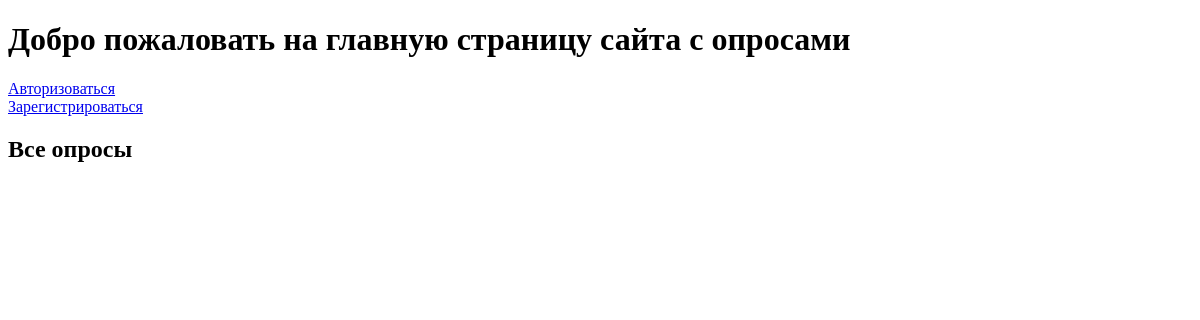
The app's page /, older data.
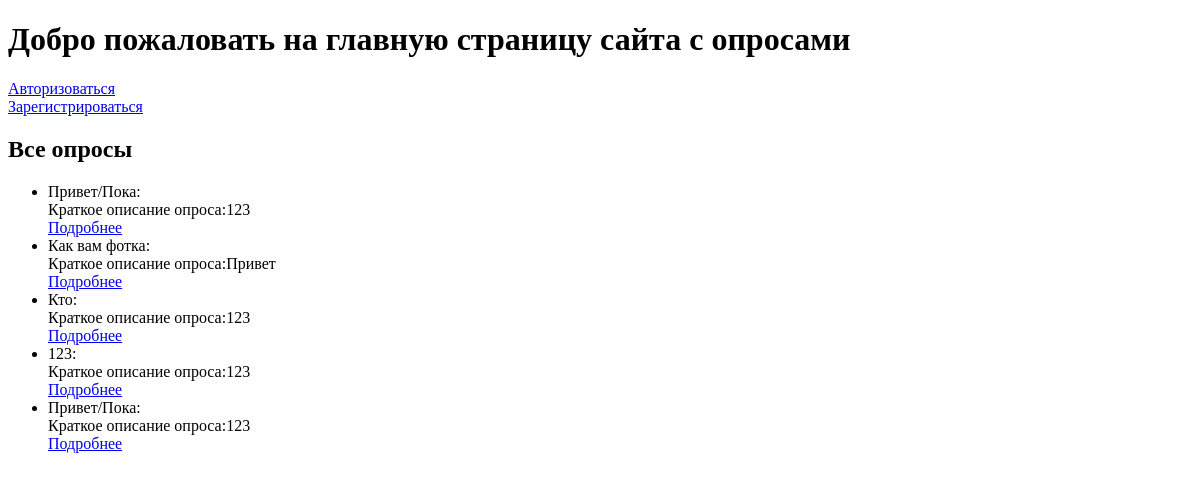
The same page, newer data.
### miniblog_profile/models.py (models this page shows, shortened)
class Poll(models.Model):
    user = models.ForeignKey(User, on_delete=models.CASCADE)  # Поле для связи с пользователем
    question = models.TextField()
    poll_avatar = models.ImageField(upload_to='media/')
    full_description = models.TextField(max_length=254)
    short_description = models.CharField(max_length=30)
    begin_date = models.DateTimeField(auto_now_add=True)
    end_date = models.DateTimeField(auto_now_add=True)
    voting_duration = models.DurationField(default=timedelta(hours=2))

### miniblog_profile/views.py (the view)
# urls.py: path('', index, name='index'),
def index(request):
    all_polls = Poll.objects.all()
    if isinstance(request.user, AnonymousUser):
        user_polls = None
    else:
        user_polls = Poll.objects.filter(~Q(user=request.user) & Q(user__isnull=False))
    return render(request, 'index.html', {'all_polls': all_polls, 'user_polls': user_polls})

### miniblog_profile/templates/index.html (shortened to what this page needs)
<!DOCTYPE html>
<html lang="en">
<head>
</head>
<body>
    {% if user.is_authenticated %}
        <h1>Добро пожаловать на главную страницу сайта с опросами</h1>
        <a href="{% url 'profile' %}">Профиль пользователя</a>
        <br>
        <a href="{% url 'logout' %}">Выйти</a>
    {% else %}
        <h1>Добро пожаловать на главную страницу сайта с опросами</h1>
        <div>
            <a href="{% url 'login' %}">Авторизоваться</a>
            <br>
            <a href="{% url 'register' %}">Зарегистрироваться</a>
        </div>
    {% endif %}
<h2>Все опросы</h2>
<ul>
    {% for poll in all_polls %}
        <li>{{ poll.question }}:
            <br>
            Краткое описание опроса:{{ poll.short_description }}
            <br>
            <a href="{% url 'poll_detail' poll_id=poll.id %}">Подробнее</a>
        </li>
    {% endfor %}
</ul>
</body>
</html>

Row changes from the older to the newer data that the page shows:
added Poll: question "Привет/Пока", short_description "123"
added Poll: question "Как вам фотка", short_description "Привет"
added Poll: question "Кто", short_description "123"
added Poll: question "123", short_description "123"
added Poll: question "Привет/Пока", short_description "123"
